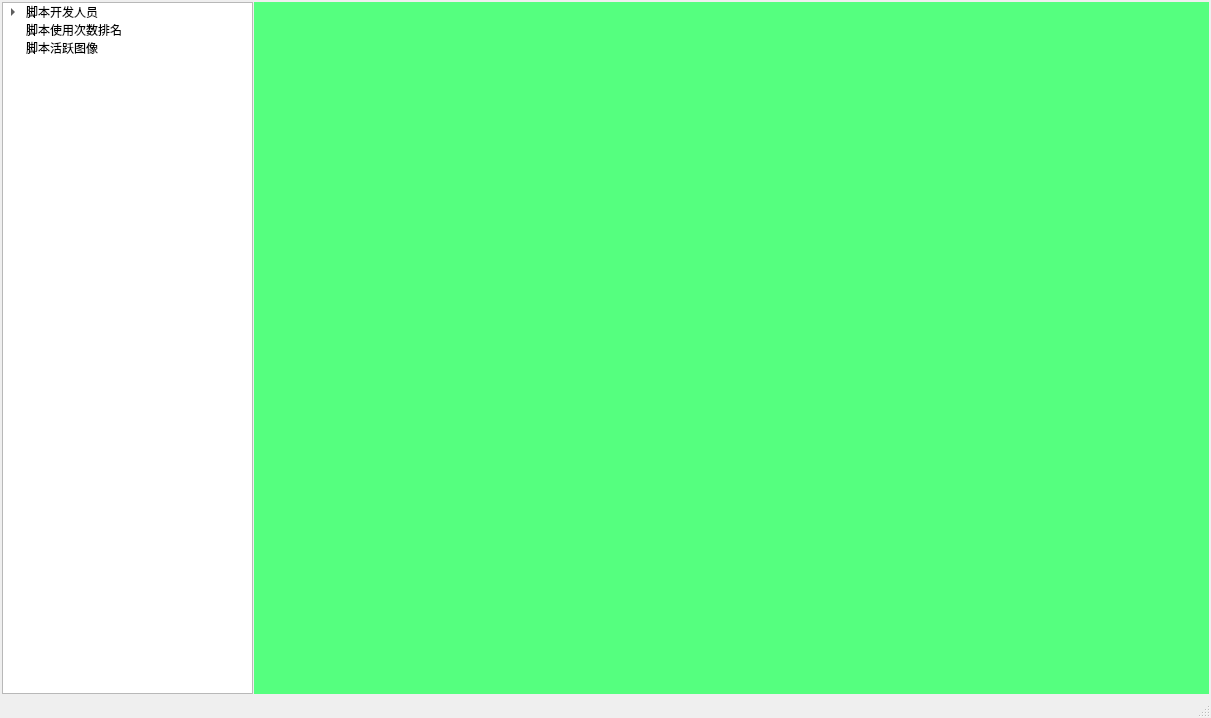
<?xml version="1.0" encoding="UTF-8"?>
<ui version="4.0">
 <class>MainWindow</class>
 <widget class="QMainWindow" name="MainWindow">
  <property name="geometry">
   <rect>
    <x>0</x>
    <y>0</y>
    <width>1211</width>
    <height>718</height>
   </rect>
  </property>
  <property name="windowTitle">
   <string>MainWindow</string>
  </property>
  <property name="styleSheet">
   <string notr="true">QWidget{
	font: 11pt &quot;黑体&quot;;
}</string>
  </property>
  <widget class="QWidget" name="centralwidget">
   <layout class="QGridLayout" name="gridLayout">
    <property name="leftMargin">
     <number>2</number>
    </property>
    <property name="topMargin">
     <number>2</number>
    </property>
    <property name="rightMargin">
     <number>2</number>
    </property>
    <property name="bottomMargin">
     <number>2</number>
    </property>
    <property name="spacing">
     <number>1</number>
    </property>
    <item row="0" column="0">
     <widget class="QTreeWidget" name="treeWidget">
      <property name="minimumSize">
       <size>
        <width>251</width>
        <height>0</height>
       </size>
      </property>
      <property name="maximumSize">
       <size>
        <width>251</width>
        <height>16777215</height>
       </size>
      </property>
      <attribute name="headerVisible">
       <bool>false</bool>
      </attribute>
      <column>
       <property name="text">
        <string>标签</string>
       </property>
      </column>
      <item>
       <property name="text">
        <string>脚本开发人员</string>
       </property>
       <item>
        <property name="text">
         <string>刘璇</string>
        </property>
       </item>
       <item>
        <property name="text">
         <string>丁梓靖</string>
        </property>
       </item>
      </item>
      <item>
       <property name="text">
        <string>脚本使用次数排名</string>
       </property>
      </item>
      <item>
       <property name="text">
        <string>脚本活跃图像</string>
       </property>
      </item>
     </widget>
    </item>
    <item row="0" column="1">
     <widget class="QStackedWidget" name="stackedWidget">
      <property name="styleSheet">
       <string notr="true">background-color: rgb(85, 255, 127);</string>
      </property>
      <property name="currentIndex">
       <number>2</number>
      </property>
      <widget class="QWidget" name="page"/>
      <widget class="QWidget" name="page_3"/>
      <widget class="QWidget" name="page_2"/>
     </widget>
    </item>
   </layout>
  </widget>
  <widget class="QMenuBar" name="menubar">
   <property name="geometry">
    <rect>
     <x>0</x>
     <y>0</y>
     <width>1211</width>
     <height>21</height>
    </rect>
   </property>
  </widget>
  <widget class="QStatusBar" name="statusbar"/>
 </widget>
 <resources/>
 <connections/>
</ui>
